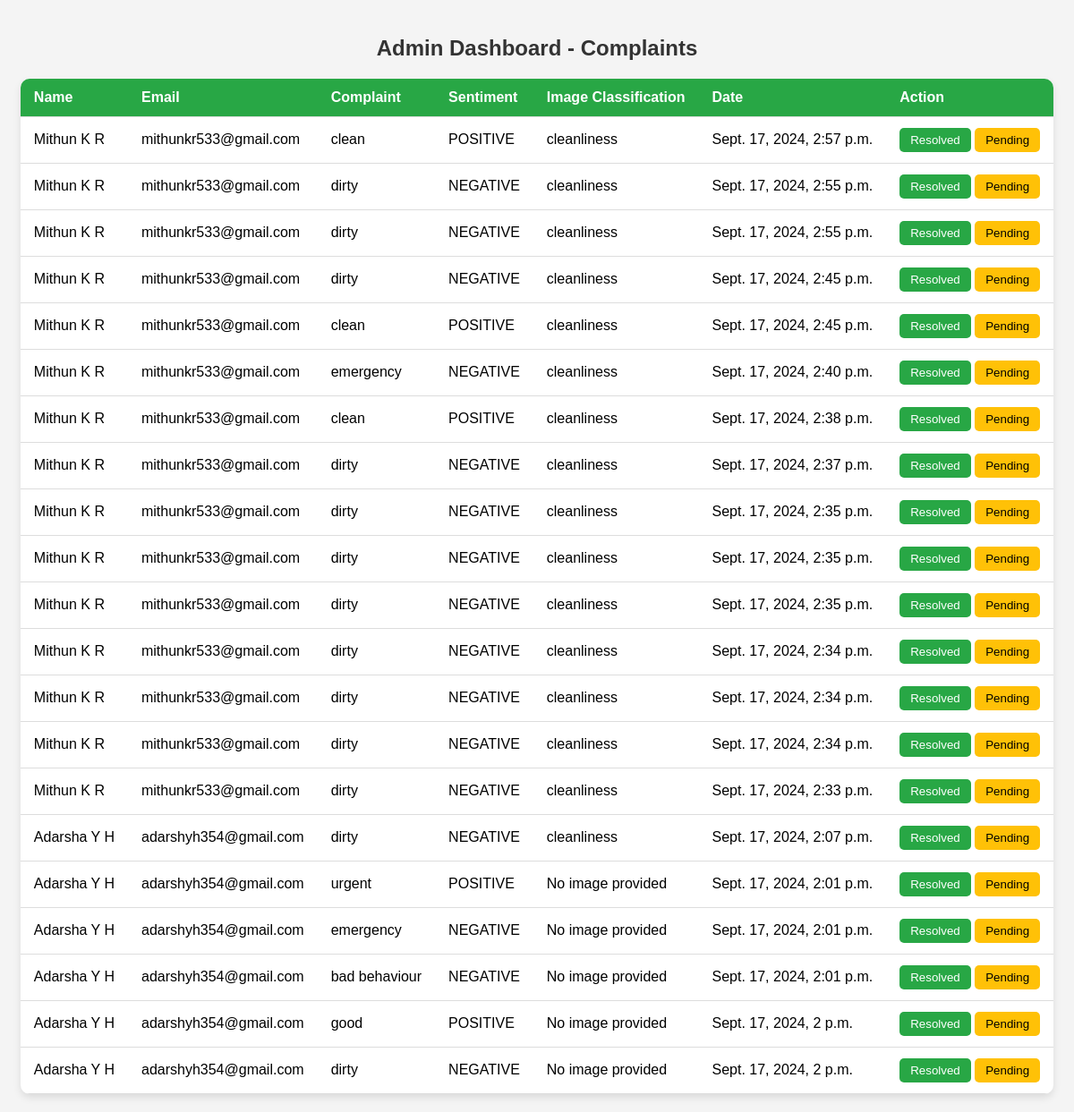
/admin_dashboard/, run on the app's committed database.
### complaints/models.py (models this page shows, shortened)
class Complaint(models.Model):
    name = models.CharField(max_length=100)
    email = models.EmailField()
    complaint_text = models.TextField()
    sentiment = models.CharField(max_length=50, blank=True, null=True)
    image_classification = models.CharField(max_length=100, blank=True, null=True)
    created_at = models.DateTimeField(auto_now_add=True)

### complaints/views.py (the view)
# urls.py: path('admin_dashboard/', views.admin_dashboard, name='admin_dashboard'),
def admin_dashboard(request):
    complaints = Complaint.objects.all().order_by('-created_at')
    return render(request, 'admin_dashboard.html', {'complaints': complaints})

### complaints/templates/admin_dashboard.html (shortened to what this page needs)
<!DOCTYPE html>
<html lang="en">
<head>
</head>
<body>
    <div>
        <h2>Admin Dashboard - Complaints</h2>
        <table>
            <thead>
                <tr>
                    <th>Name</th>
                    <th>Email</th>
                    <th>Complaint</th>
                    <th>Sentiment</th>
                    <th>Image Classification</th>
                    <th>Date</th>
                    <th>Action</th>
                </tr>
            </thead>
            <tbody>
                {% for complaint in complaints %}
                <tr id="complaint-{{ complaint.id }}">
                    <td data-label="Name">{{ complaint.name }}</td>
                    <td data-label="Email">{{ complaint.email }}</td>
                    <td data-label="Complaint">{{ complaint.complaint_text }}</td>
                    <td data-label="Sentiment">{{ complaint.sentiment }}</td>
                    <td data-label="Image Classification">{{ complaint.image_classification }}</td>
                    <td data-label="Date">{{ complaint.created_at }}</td>
                    <td data-label="Action">
                        <button class="resolved" onclick="markResolved({{ complaint.id }}, document.getElementById('complaint-{{ complaint.id }}'))">Resolved</button>
                        <button class="pending" onclick="markPending(document.getElementById('complaint-{{ complaint.id }}'))">Pending</button>
                    </td>
                </tr>
                {% endfor %}
            </tbody>
        </table>
    </div>
</body>
</html>

### complaints/templates/admin_dashboard.html (style rules this page uses)
body { font-family: Arial, sans-serif; background-color: #f4f4f4; margin: 0; padding: 20px; display: flex; justify-content: center; align-items: center; min-height: 100vh; }
h2 { text-align: center; margin-bottom: 20px; color: #333; }
table { width: 100%; border-collapse: collapse; background-color: white; border-radius: 10px; box-shadow: 0 4px 8px rgba(0, 0, 0, 0.1); overflow: hidden; }
th, td { padding: 12px 15px; text-align: left; border-bottom: 1px solid #ddd; }
th { background-color: #28a745; color: white; }
td button { padding: 6px 12px; border: none; border-radius: 5px; cursor: pointer; color: white; transition: background-color 0.3s ease; }
.resolved { background-color: #28a745; }
.pending { background-color: #ffc107; color: black; }

### data on the page
Complaint: name "Mithun K R", email "mithunkr533@gmail.com", complaint_text "clean", sentiment "POSITIVE", image_classification "cleanliness", created_at "Sept. 17, 2024, 2:57 p.m."
Complaint: name "Mithun K R", email "mithunkr533@gmail.com", complaint_text "dirty", sentiment "NEGATIVE", image_classification "cleanliness", created_at "Sept. 17, 2024, 2:55 p.m."
Complaint: name "Mithun K R", email "mithunkr533@gmail.com", complaint_text "dirty", sentiment "NEGATIVE", image_classification "cleanliness", created_at "Sept. 17, 2024, 2:55 p.m."
Complaint: name "Mithun K R", email "mithunkr533@gmail.com", complaint_text "dirty", sentiment "NEGATIVE", image_classification "cleanliness", created_at "Sept. 17, 2024, 2:45 p.m."
Complaint: name "Mithun K R", email "mithunkr533@gmail.com", complaint_text "clean", sentiment "POSITIVE", image_classification "cleanliness", created_at "Sept. 17, 2024, 2:45 p.m."
Complaint: name "Mithun K R", email "mithunkr533@gmail.com", complaint_text "emergency", sentiment "NEGATIVE", image_classification "cleanliness", created_at "Sept. 17, 2024, 2:40 p.m."
Complaint: name "Mithun K R", email "mithunkr533@gmail.com", complaint_text "clean", sentiment "POSITIVE", image_classification "cleanliness", created_at "Sept. 17, 2024, 2:38 p.m."
Complaint: name "Mithun K R", email "mithunkr533@gmail.com", complaint_text "dirty", sentiment "NEGATIVE", image_classification "cleanliness", created_at "Sept. 17, 2024, 2:37 p.m."
Complaint: name "Mithun K R", email "mithunkr533@gmail.com", complaint_text "dirty", sentiment "NEGATIVE", image_classification "cleanliness", created_at "Sept. 17, 2024, 2:35 p.m."
Complaint: name "Mithun K R", email "mithunkr533@gmail.com", complaint_text "dirty", sentiment "NEGATIVE", image_classification "cleanliness", created_at "Sept. 17, 2024, 2:35 p.m."
Complaint: name "Mithun K R", email "mithunkr533@gmail.com", complaint_text "dirty", sentiment "NEGATIVE", image_classification "cleanliness", created_at "Sept. 17, 2024, 2:35 p.m."
Complaint: name "Mithun K R", email "mithunkr533@gmail.com", complaint_text "dirty", sentiment "NEGATIVE", image_classification "cleanliness", created_at "Sept. 17, 2024, 2:34 p.m."
Complaint: name "Mithun K R", email "mithunkr533@gmail.com", complaint_text "dirty", sentiment "NEGATIVE", image_classification "cleanliness", created_at "Sept. 17, 2024, 2:34 p.m."
Complaint: name "Mithun K R", email "mithunkr533@gmail.com", complaint_text "dirty", sentiment "NEGATIVE", image_classification "cleanliness", created_at "Sept. 17, 2024, 2:34 p.m."
Complaint: name "Mithun K R", email "mithunkr533@gmail.com", complaint_text "dirty", sentiment "NEGATIVE", image_classification "cleanliness", created_at "Sept. 17, 2024, 2:33 p.m."
Complaint: name "Adarsha Y H", email "adarshyh354@gmail.com", complaint_text "dirty", sentiment "NEGATIVE", image_classification "cleanliness", created_at "Sept. 17, 2024, 2:07 p.m."
Complaint: name "Adarsha Y H", email "adarshyh354@gmail.com", complaint_text "urgent", sentiment "POSITIVE", image_classification "No image provided", created_at "Sept. 17, 2024, 2:01 p.m."
Complaint: name "Adarsha Y H", email "adarshyh354@gmail.com", complaint_text "emergency", sentiment "NEGATIVE", image_classification "No image provided", created_at "Sept. 17, 2024, 2:01 p.m."
Complaint: name "Adarsha Y H", email "adarshyh354@gmail.com", complaint_text "bad behaviour", sentiment "NEGATIVE", image_classification "No image provided", created_at "Sept. 17, 2024, 2:01 p.m."
Complaint: name "Adarsha Y H", email "adarshyh354@gmail.com", complaint_text "good", sentiment "POSITIVE", image_classification "No image provided", created_at "Sept. 17, 2024, 2 p.m."
Complaint: name "Adarsha Y H", email "adarshyh354@gmail.com", complaint_text "dirty", sentiment "NEGATIVE", image_classification "No image provided", created_at "Sept. 17, 2024, 2 p.m."
